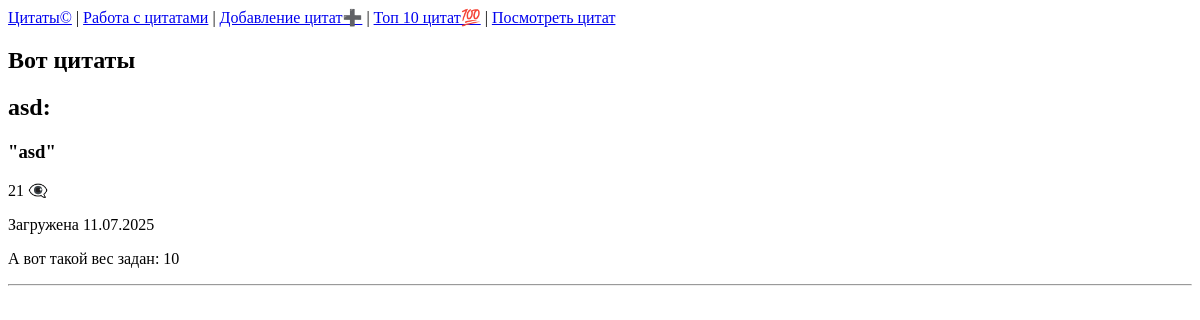
/citate/all, run on an earlier commit of the app's database.
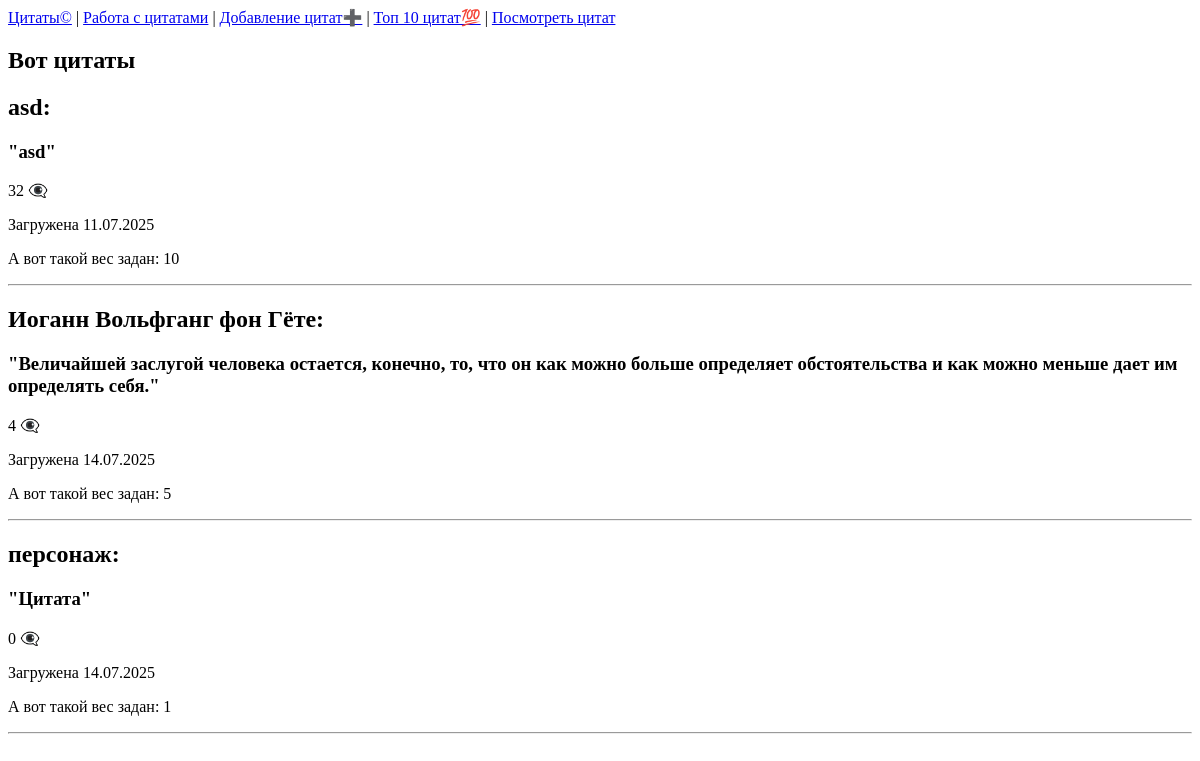
And on a later commit of the database.
### citate/models.py (models this page shows, shortened)
class Citata(models.Model):
    content = models.TextField(unique=True)
    character = models.CharField(max_length=75)
    source = models.CharField(max_length=75, default='Не известно')
    date = models.DateTimeField(auto_now_add=True)
    weight = models.IntegerField(validators=[MaxValueValidator(10), MinValueValidator(1)], default=1)
    views = models.IntegerField(default=0)
    raiting = models.IntegerField(default=0)
    user_name = models.CharField(max_length=75, default='Анонимно')

### citate/views.py (the view)
# urls.py: path('all', views.all_citates, name="all"),
def all_citates(request):
    citates = Citata.objects.all().order_by('date')
    return render(request, 'all_citates.html', {'citates':citates})

### citate/templates/all_citates.html (shortened to what this page needs)
{% extends 'layout.html' %}
{% block body %}
    <section>
        <h1>Вот цитаты</h1>
        {% for citate in citates %}
        <article class="citate_block">
            {% if citate.character %}
            <h2>
                {{ citate.character }}:
            </h2>
            {% endif %}
            <h1>
                "{{ citate.content }}"
            </h1>
            <p>
                {{ citate.views }} 👁‍🗨
            </p>
            <p>
                Загружена {{ citate.date|date:"d.m.Y" }}
            </p>
            <p>
                А вот такой вес задан: {{ citate.weight }}
            </p>
            <hr>
        </article>
        {% endfor %}
    </section>
{% endblock %}

What changed in the data, as far as the page shows it:
changed Citata "asd": views "21" → "32"
added Citata: character "Иоганн Вольфганг фон Гёте", content "Величайшей заслугой человека остается, конечно, то, что он как можно больше определяет обстоятельства и как можно меньше дает им определять себя.", views "4", date "14.07.2025", weight "5"
added Citata: character "персонаж", content "Цитата", views "0", date "14.07.2025", weight "1"
